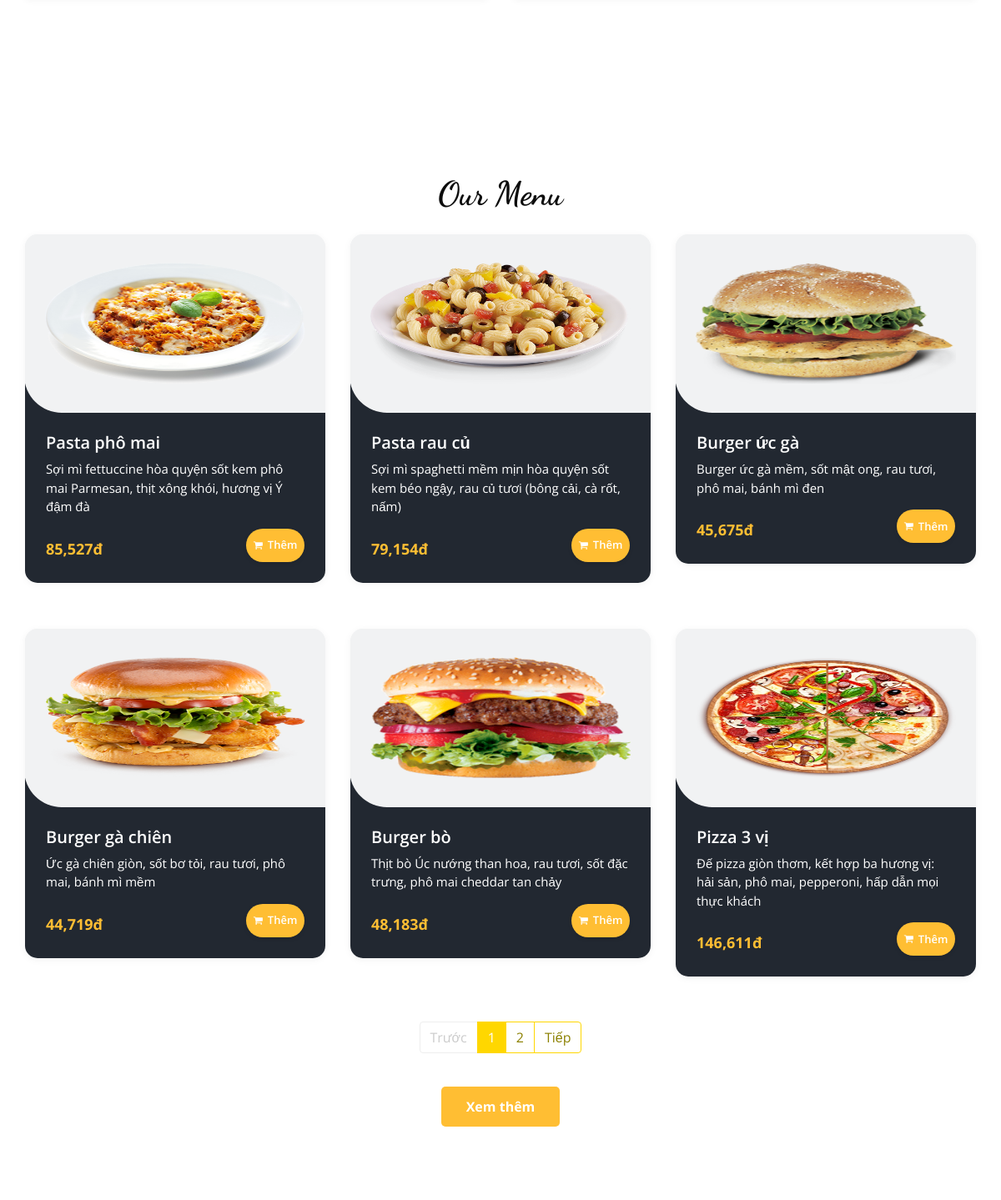
Before: / (middle part) with the older database file.
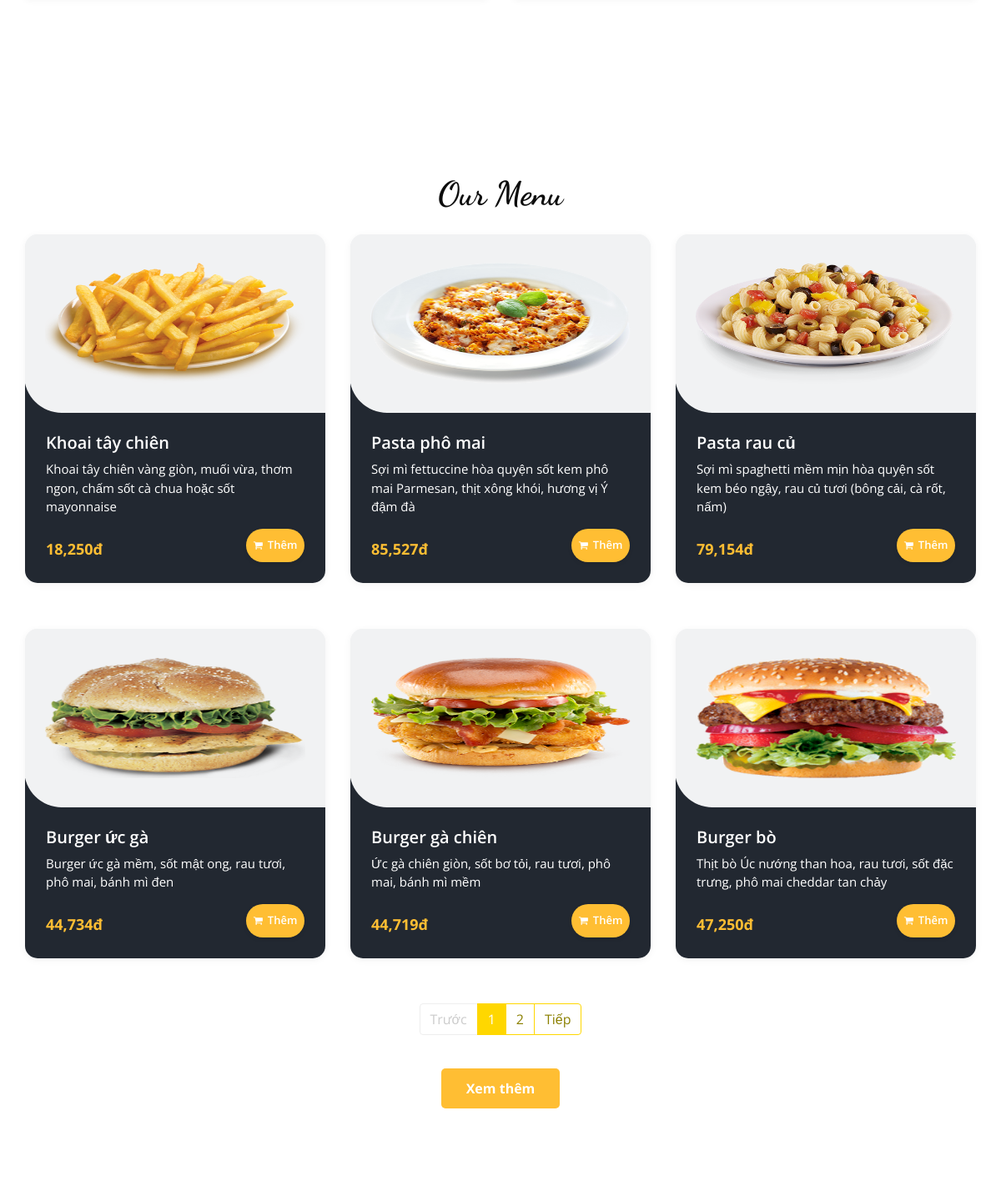
After: the same page with the newer database file.
### tables this page shows
CREATE TABLE `products` (
  `id` int(11) NOT NULL,
  `code` varchar(20) NOT NULL,
  `name` varchar(200) NOT NULL,
  `category_id` int(11) NOT NULL,
  `description` text DEFAULT NULL,
  `image` varchar(255) DEFAULT NULL,
  `cost_price` decimal(10,2) NOT NULL,
  `selling_price` decimal(10,2) NOT NULL,
  `stock_quantity` int(11) DEFAULT 0,
  `status` enum('active','inactive') DEFAULT 'active',
  `created_at` timestamp NOT NULL DEFAULT current_timestamp(),
  `updated_at` timestamp NOT NULL DEFAULT current_timestamp() ON UPDATE current_timestamp(),
  `profit_percentage` int(11) DEFAULT NULL
);

### index.php (the view, shortened to what this page needs)
<?php
require_once 'includes/db_connection.php';
$limit = 6;
$offset = 0;
$stmt = $pdo->prepare("SELECT p.id, p.name, p.description, p.image, p.cost_price, p.profit_percentage,
                              (p.cost_price * (1 + p.profit_percentage/100)) AS selling_price
                       FROM products p
                       WHERE p.status = 'active'
                       ORDER BY p.id DESC
                       LIMIT ? OFFSET ?");
$stmt->bindParam(1, $limit, PDO::PARAM_INT);
$stmt->bindParam(2, $offset, PDO::PARAM_INT);
$stmt->execute();
$featured = $stmt->fetchAll();
$is_logged_in = isset($_SESSION['user_id']);
?>
<!DOCTYPE html>
<html>
<head>
  <link rel="stylesheet" type="text/css" href="css/bootstrap.css" />
  <link rel="stylesheet" type="text/css" href="https://cdnjs.cloudflare.com/ajax/libs/OwlCarousel2/2.3.4/assets/owl.carousel.min.css" />
  <link rel="stylesheet" href="https://cdnjs.cloudflare.com/ajax/libs/jquery-nice-select/1.1.0/css/nice-select.min.css" />
  <link href="css/font-awesome.min.css" rel="stylesheet" />
  <link href="css/style.css" rel="stylesheet" />
  <link href="css/responsive.css" rel="stylesheet" />
</head>
<body>
<div class="main-content">
  <section class="offer_section layout_padding-bottom">
    <div class="offer_container">
      <div class="container">
        <div class="row">
          <div class="col-md-6">
          </div>
          <div class="col-md-6">
          </div>
        </div>
      </div>
    </div>
  </section>
  <section class="food_section layout_padding">
    <div class="container">
      <div class="heading_container heading_center">
        <h2>Our Menu</h2>
      </div>
      <div class="filters-content">
        <div class="row grid" id="product-grid">
          <?php if (empty($featured)): ?>
            <div class="col-12 text-center">Chưa có sản phẩm nào.</div>
          <?php else: ?>
            <?php foreach ($featured as $prod): ?>
              <div class="col-sm-6 col-lg-4">
                <div class="box">
                  <a href="product_detail.php?id=<?= $prod['id'] ?>">
                    <div class="img-box"><img src="<?= htmlspecialchars($prod['image']) ?>" alt="<?= htmlspecialchars($prod['name']) ?>"></div>
                  </a>
                  <div class="detail-box">
                    <h5><?= htmlspecialchars($prod['name']) ?></h5>
                    <p><?= htmlspecialchars($prod['description']) ?></p>
                    <div class="options">
                      <h6><?= number_format($prod['selling_price']) ?>đ</h6>
                      <?php if ($is_logged_in): ?>
                        <button class="add-to-cart-btn"
                                data-id="<?= $prod['id'] ?>"
                                data-name="<?= htmlspecialchars($prod['name']) ?>"
                                data-price="<?= $prod['selling_price'] ?>"
                                data-image="<?= htmlspecialchars($prod['image']) ?>">
                          <i class="fa fa-shopping-cart"></i> Thêm
                        </button>
                      <?php else: ?>
                        <a href="user/login.php" class="add-to-cart-btn">
                          <i class="fa fa-shopping-cart"></i> Thêm
                        </a>
                      <?php endif; ?>
                    </div>
                  </div>
                </div>
              </div>
            <?php endforeach; ?>
          <?php endif; ?>
        </div>
      </div>
      <div id="pagination-container"></div>
      <div class="view-more-container">
        <a href="menu.php" class="btn-view-more">Xem thêm</a>
      </div>
    </div>
  </section>
</div>
</body>
</html>

Changed rows visible on the page:
no longer on this page (row unchanged): products: image (picture), name "Pizza 3 vị", description "Đế pizza giòn thơm, kết hợp ba hương vị: hải sản, phô mai, pepperoni, hấp dẫn mọi thực khách", selling_price "146,611"
now on this page (row edited): products: image (picture), name "Khoai tây chiên", description "Khoai tây chiên vàng giòn, muối vừa, thơm ngon, chấm sốt cà chua hoặc sốt mayonnaise", selling_price "18,250"
changed products "Burger ức gà": selling_price "45,675" → "44,734"
changed products "Burger bò": selling_price "48,183" → "47,250"
